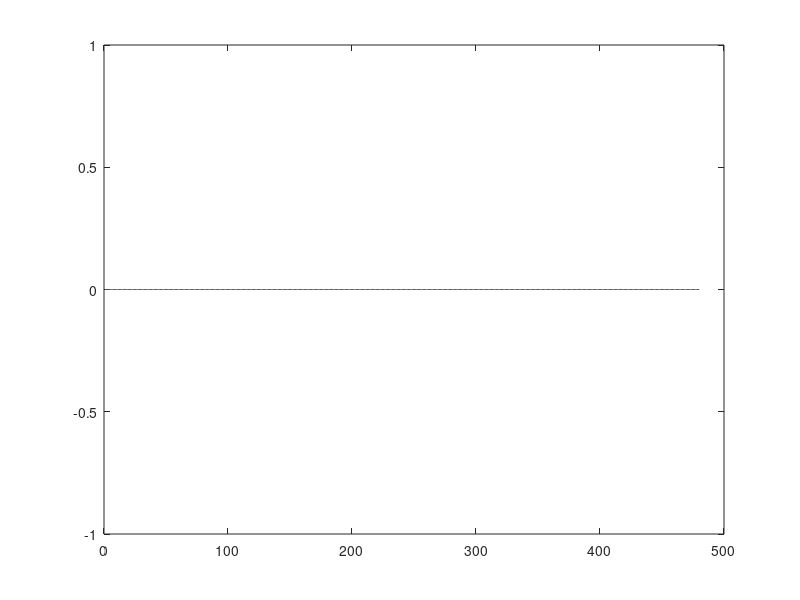
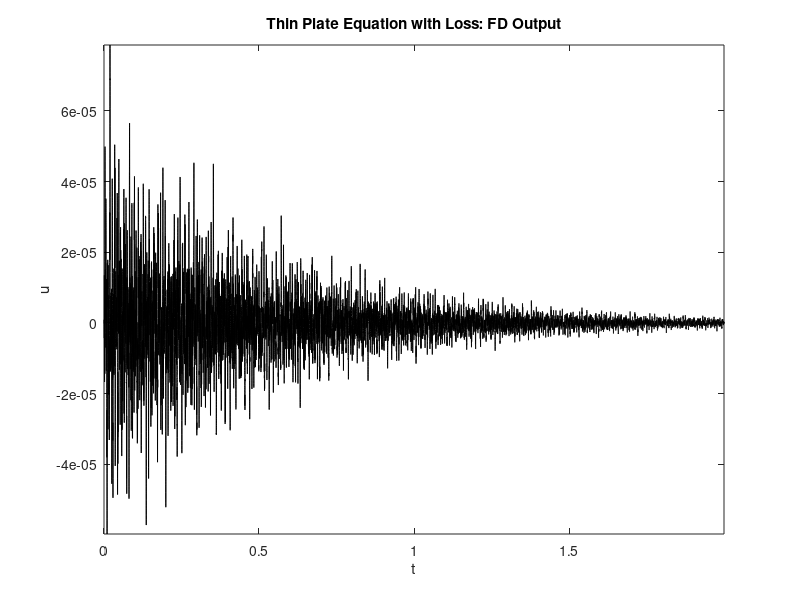

Reproduce these figures in MATLAB, in order.
% matlab script plateloss.m
% finite difference scheme for the thin plate equation with loss
% simply supported boundary conditions
% raised cosine initial conditions
% vector/matrix update form
% zeroth-order interpolation

%%%%%% begin global parameters
SR = 44100; % sample rate(Hz)
K = 20; % plate stiffness parameter (1/s)
T60 = 8; % 60 dB decay time (s)
epsilon = 1.2; % domain aspect ratio
TF = 2; % duration of simulation(s)
ctr = [0.8 0.9]; wid = 0.3; % center location/width of excitation
u0 = 0; v0 = 1; % maximum initial displacement/velocity
rp = [0.05 0.7]; % position of readout([0-1,0-1])
mu = 0.25; % scheme free parameter
%%%%%% end global parameters

% begin derived parameters
k = 1/SR; % time step
NF = floor(SR*TF); % duration of simulation (samples)
sig0 = 6*log(10)/T60; % loss parameter
% stability condition/scheme parameters
h = sqrt(K*k/mu); % find grid spacing
Nx = floor(sqrt(epsilon)/h); % number of x-subdivisions of spatial domain
Ny = floor(1/(sqrt(epsilon)*h)); % number of y-subdivisions of spatial domain
h = sqrt(epsilon)/Nx;
ss = (Nx-1)*(Ny-1); % total grid size
% generate difference matrix/scheme matrices
Dxx = sparse(toeplitz([-2/h^2;1/h^2;zeros(Nx-3,1)]));
Dyy = sparse(toeplitz([-2/h^2;1/h^2;zeros(Ny-3,1)]));
D = kron(eye(Nx-1), Dyy)+kron(Dxx, eye(Ny-1)); DD = D*D;
B = sparse((2*eye(ss)-K^2*k^2*DD)/(1+sig0*k));
C = ((1-sig0*k)/(1+sig0*k))*sparse(eye(ss));
% readout interpolation parameters
rp_index = (Ny-1)*floor(rp(1)*Nx)+floor(rp(2)*Ny);
% create 2D raised cosine
[X, Y] = meshgrid([1:Nx-1]*h, [1:Ny-1]*h);
dist = sqrt((X-ctr(1)*sqrt(epsilon)).^2+(Y-ctr(2)/sqrt(epsilon)).^2);
ind = sign(max(-dist+wid/2,0)); rc = 0.5*ind.*(1+cos(2*pi*dist/wid));
rc = reshape(rc, ss,1);
% set initial conditions/initialize output
u2 = u0*rc; u1 = (u0+k*v0)*rc; u = zeros(ss,1);out = zeros(NF,1);
figure(1)
plot(u)
%%%%%% start main loop
for n=3:NF
u = B*u1-C*u2;
u2 = u1; u1 = u;
out(n) = u(rp_index);
end
%%%%%% end main loop

% plot output waveform
figure(2)
plot([0:NF-1]*k, out, 'k'); xlabel('t'); ylabel('u');
title('Thin Plate Equation with Loss: FD Output'); axis tight
% play sound
soundsc(out,SR);